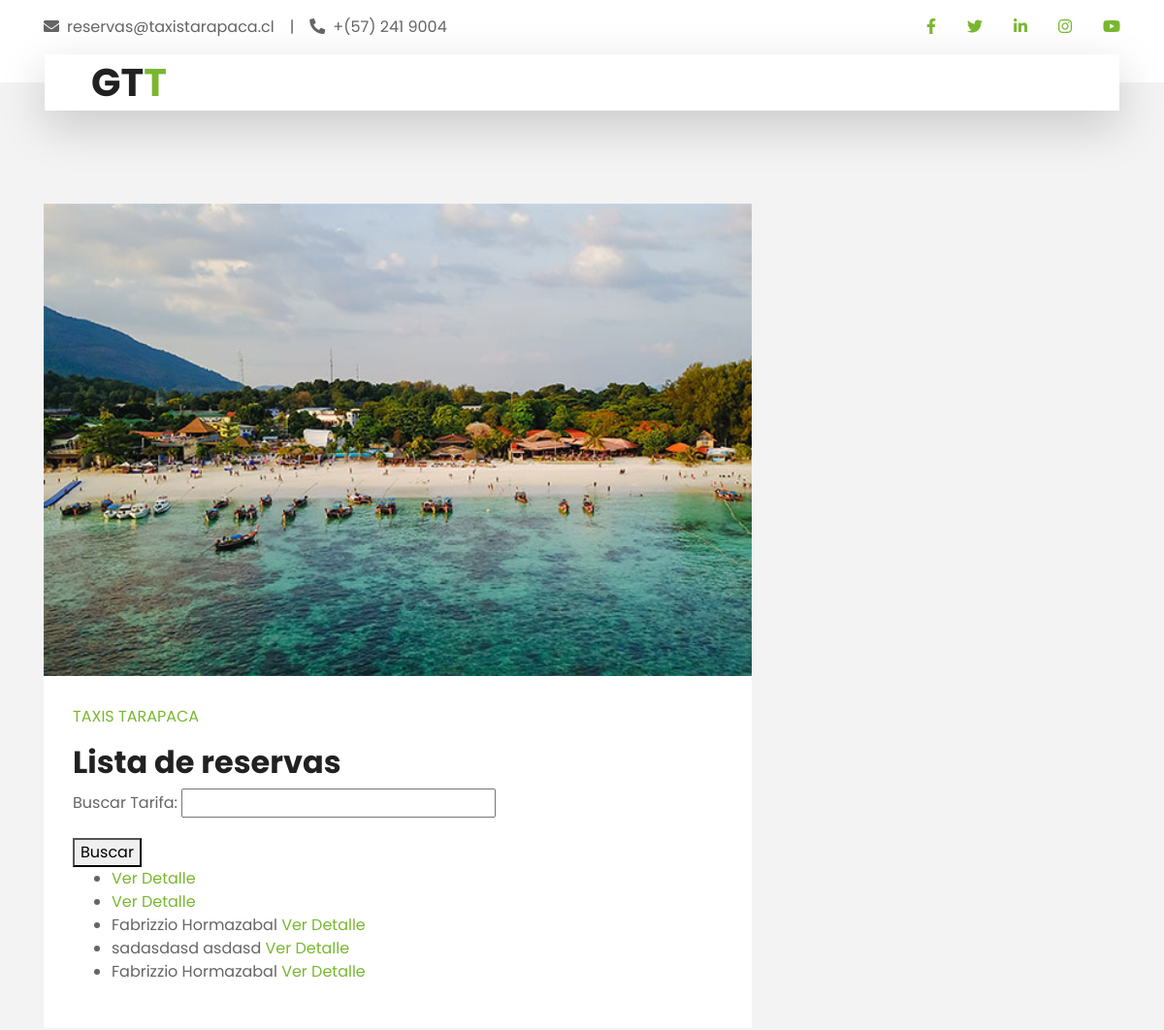
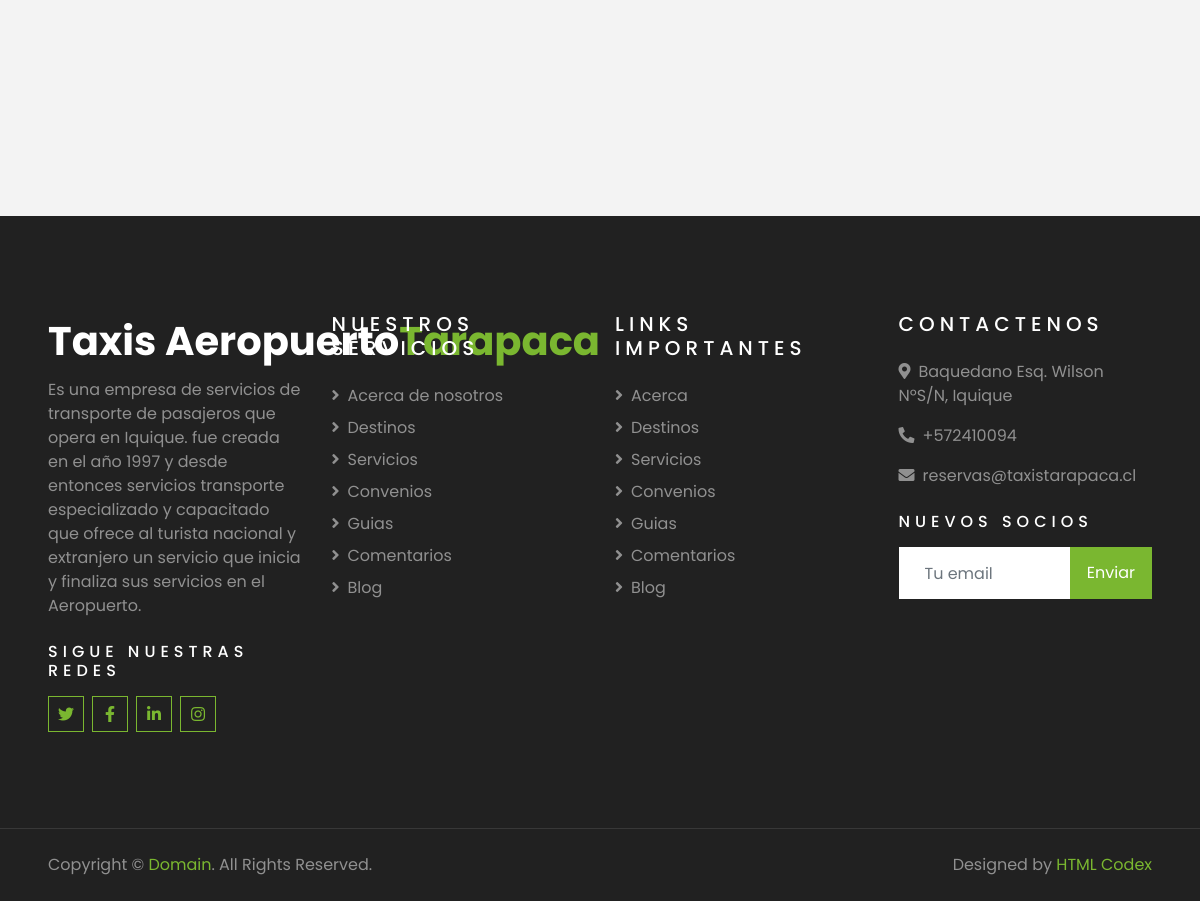
Screenshot of /es/scr_racc/ (signed in) with the database file from the repository (2 pictures, top to bottom).
### Gestion_viajes/models.py (models this page shows)
class Reserva(models.Model):
    id = models.AutoField(primary_key=True,unique=True)
    reservante = models.ForeignKey(Usuario,on_delete=models.SET_NULL,blank=True,null=True,default=None)
    fecha_reserva = models.DateTimeField(null=True,blank=True)
    origen = models.CharField(max_length=254,null=True,blank=True)
    numero_origen = models.IntegerField(null=True,blank=True)
    tipo_origen = models.ForeignKey(TiposCalle,on_delete = models.SET_NULL,blank=True,null=True,default=None,related_name='reserva_torigen')
    destino = models.CharField(max_length=54,null=True,blank=True)
    numero_destino = models.IntegerField(null=True,blank=True)
    tipo_destino = models.ForeignKey(TiposCalle,on_delete = models.SET_NULL,blank=True,null=True,default=None,related_name='reserva_tdestino')
    cantidad_pasajeros = models.IntegerField(null=True,blank=True)
    anulado = models.IntegerField(null=True,blank=True)
    observacion = models.TextField(null=True,blank=True)
    region = models.ForeignKey(Region,on_delete=models.SET_NULL,null=True,blank=True,default=None)
    ciudad = models.ForeignKey(Ciudad,on_delete=models.SET_NULL,null=True,blank=True,default=None)
    comuna = models.ForeignKey(Comuna,on_delete=models.SET_NULL,null=True,blank=True,default=None)
    region_destino = models.ForeignKey(Region,on_delete=models.SET_NULL,null=True,blank=True,default=None,related_name='reserva_rdestino')
    ciudad_destino = models.ForeignKey(Ciudad,on_delete=models.SET_NULL,null=True,blank=True,default=None,related_name='reserva_cidestino')
    comuna_destino = models.ForeignKey(Comuna,on_delete=models.SET_NULL,null=True,blank=True,default=None,related_name='reserva_codestino')
    tarifa = models.ForeignKey(Tarifa,on_delete=models.SET_NULL,null=True,blank=True,default=None)
    latitud_origen = models.DecimalField(max_digits=9, decimal_places=6, null=True, blank=True)
    longitud_origen = models.DecimalField(max_digits=9, decimal_places=6, null=True, blank=True)
    latitud_destino = models.DecimalField(max_digits=9, decimal_places=6, null=True, blank=True)
    longitud_destino = models.DecimalField(max_digits=9, decimal_places=6, null=True, blank=True)
    motivo_anulacion = models.TextField(null=True,blank=True)
    fecha_anulacion = models.DateTimeField(null=True,blank=True)
    descripcion = models.TextField(null=True,blank=True)
    estado_reserva = models.IntegerField(null=True,blank=True)
    medio_contacto = models.ForeignKey(MediosContacto,on_delete=models.SET_NULL,null=True,blank=True,default=None)
    prefijo = models.ForeignKey(PrefijosPais,on_delete=models.SET_NULL,null=True,blank=True,default=None)
    ruta_asociada = models.ForeignKey(Ruta,on_delete=models.SET_NULL,null=True,blank=True,default=None)
    contacto = models.CharField(max_length=54,null=True,blank=True)
    deleted_at = models.DateTimeField(null=True,blank=True)
    created_at = models.DateTimeField(null=True,blank=True)

class Usuario(models.Model):
    id = models.AutoField(primary_key=True,unique=True)
    nombre = models.CharField(max_length=54,null=True,blank=True)
    run = models.IntegerField(null=True,blank=True,unique=True)
    dv = models.CharField(max_length=1,null=True,blank=True)
    apellido_p = models.CharField(max_length=54,null=True,blank=True)
    apellido_m = models.CharField(max_length=54,null=True,blank=True)
    genero = models.CharField(max_length=254,null=True,blank=True)
    nombre_usu = models.CharField(max_length=54,null=True,blank=True,unique=True)
    fecha_nacimiento = models.DateField(null=True,blank=True)
    edad = models.IntegerField(null=True,blank=True)
    tipo = models.IntegerField(null=True,blank=True)
    email = models.EmailField(max_length=254,null=True,blank=True,unique=True)
    prefijo = models.ForeignKey(PrefijosPais,on_delete=models.SET_NULL,null=True,blank=True)
    telefono = models.IntegerField(null=True,blank=True)
    password = models.TextField(null=True,blank=True)
    tipo_calle = models.ForeignKey(TiposCalle,on_delete=models.SET_NULL,blank=True,null=True,default=None)
    direccion = models.CharField(max_length=254,null=True,blank=True)
    deleted_at = models.DateTimeField(null=True,blank=True)
    created_at = models.DateTimeField(null=True,blank=True)

### Gestion_viajes/views.py (the view)
# urls.py: path("scr_racc/",views.scr_lista_reservas,name='scr_lista_reservas'),
def scr_lista_reservas(request):
    usuario = request.session.get('user',None)
    if usuario is not None:
        if request.method == 'GET':
            form = BusquedaReservaForm(request.GET)
            reservas = None
            if form.is_valid():
                try:
                    busqueda = form.cleaned_data['busqueda'].lower()
                except:
                    busqueda = form.cleaned_data['busqueda']
                try:
                    reservas = Reserva.objects.filter(id=busqueda,estado_reserva=200,deleted_at=None)
                except:
                    reservas = None
                if reservas is None:
                    try:
                        reservante = Usuario.objects.get(email=busqueda)
                        reservas = Reserva.objects.filter(reservante__id=reservante.id)
                    except:
                        reservas = None
                if reservas is None:
                    try:
                        reservante = Usuario.objects.get(nombre_usu=busqueda)
                        reservas = Reserva.objects.filter(reservante__id=reservante.id)
                    except:
                        reservas = None
                if reservas is None:
                    reservas = Reserva.objects.filter(estado_reserva=200,deleted_at=None)
                context = {'reservas':reservas,'busqueda_form':form}
                return render(request,'Gestion_viajes/scr_reservas_aceptadas.html',context)
            else:
                form = BusquedaReservaForm()
                reservas = None
                context = {'reservas':reservas,'busqueda_form':form}
                return render(request,'Gestion_viajes/scr_reservas_aceptadas.html',context)

### Gestion_viajes/forms.py
class BusquedaReservaForm(forms.Form):
    busqueda = forms.CharField(label='Buscar Tarifa', max_length=100, required=False)

### Taxis_tarapaca/templates/Gestion_viajes/scr_reservas_aceptadas.html (shortened to what this page needs)
{% extends "secretarias_page.html" %}
{% load cms_tags %}
{% block content %}
    <div class="reservas-lista">
        <h2>Lista de reservas</h2>
        <form method="get" action="{% url 'scr_lista_reservas' %}">
            {{ busqueda_form.as_p }}
            <button type="submit">Buscar</button>
        </form>
        {% if reservas %}
            <ul>
                {% for reserva in reservas %}
                    <li>{{ reserva.reservante.nombre }} {{ reserva.reservante.apellido_p }}
                        <a href="{% url 'scr_datos_reserva_aceptada' id_reserva=reserva.id %}">Ver Detalle</a>
                    </li>
                {% endfor %}
            </ul>
        {% else %}
            <p>No hay reservas registradas.</p>
        {% endif %}
    </div>
{% endblock content %}

### rows the page displays
Reserva: reservante.nombre "Fabrizzio", reservante.apellido_p "Hormazabal"
Reserva: reservante.nombre "sadasdasd", reservante.apellido_p "asdasd"
Reserva: reservante.nombre "Fabrizzio", reservante.apellido_p "Hormazabal"
